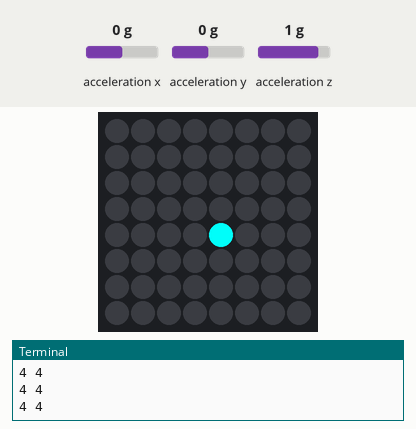
This program was run on a simulated Raspberry Pi (BCM pin numbers) with a Sense HAT. Shown: the Sense HAT's 8×8 RGB LED matrix, the last lines printed to the terminal. Inputs (shaded band) come from the test bench; at power-on: acceleration x 0 g, acceleration y 0 g, acceleration z 1 g. Dim RGB values are drawn brighter than linear.

Above: at 1.2 s.
1.3 s: acceleration x set to -1.4 g
At 1.9 s:
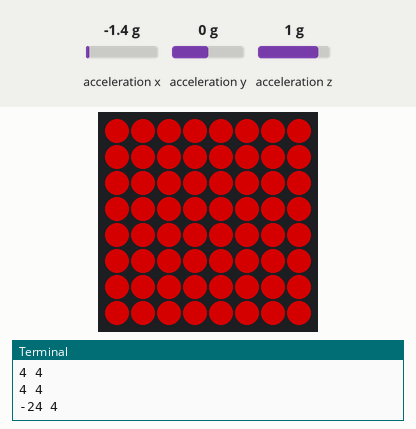
2.8 s: acceleration x set to 0 g
At 5.5 s:
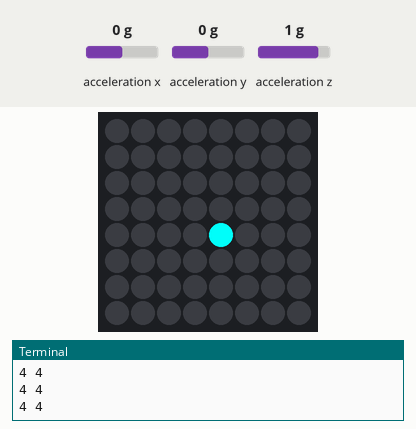
5.8 s: acceleration x set to 1.4 g
At 6.6 s:
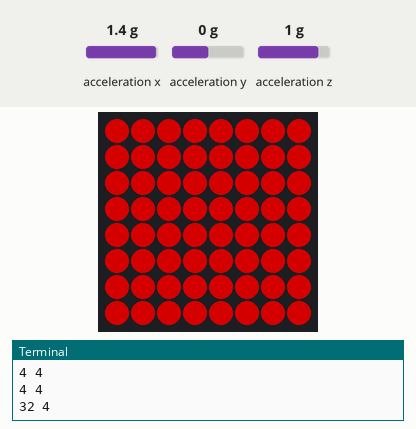
Timing chart, 0 to 8.8 s (numbered marks = the images above; inputs shaded):
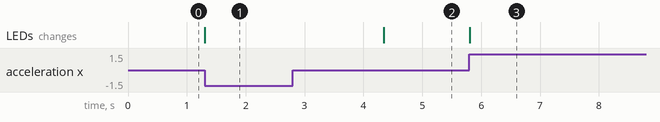

The program:

sensehat-balancce-game.py
```python
#!/usr/bin/python3

from sense_hat import SenseHat
import math
import time

sense = SenseHat()
sense.clear()

ox = 0
oy = 0

while True:
  raw = sense.accel_raw
  px = int(math.floor(raw['x'] * 20 + 4))
  py = int(math.floor(raw['y'] * 20 + 4))
  print(px,py)
  if px < 0 or 7 < px or py < 0 or 7 < py:
    sense.clear(128, 0, 0)
    time.sleep(3)
    sense.clear()
    continue
  sense.set_pixel(ox, oy, 0, 0, 0)
  sense.set_pixel(px, py, 0, 255, 255)
  ox = px
  oy = py
  #time.sleep(0.1)
```

Measured:
- after the input at 1.3 s, the LEDs: change at once (image 1)
- after the input at 2.8 s, the LEDs: change after 1.5 s (image 2)
- after the input at 5.8 s, the LEDs: change at once (image 3)
